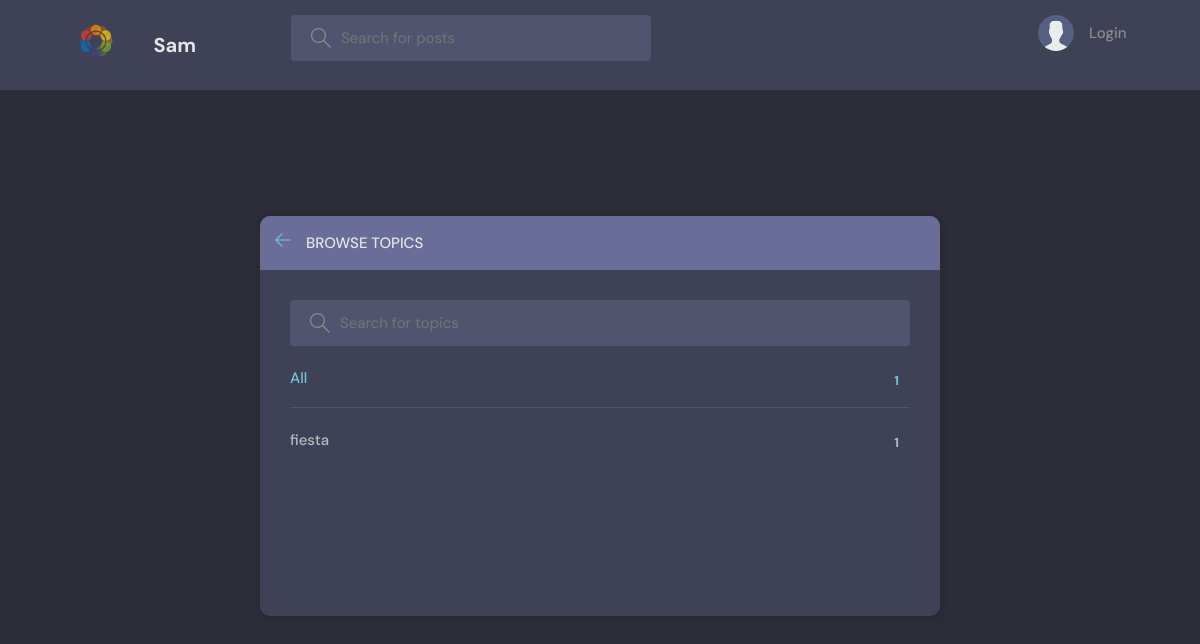
Before: /topics/ with the older database file.
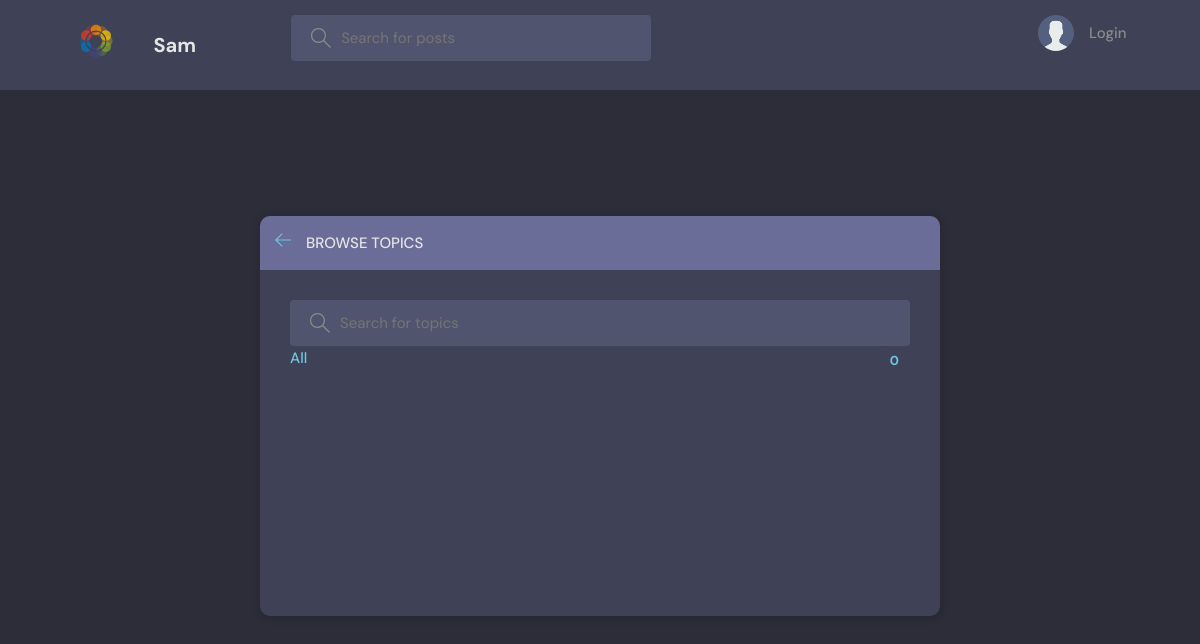
After: the same page with the newer database file.
### base/models.py (models this page shows, shortened)
class Topic(models.Model):
    name = models.CharField(max_length=200)

### base/views.py (the view)
# urls.py: path('topics/', views.topicsPage, name="topics"),
def topicsPage(request):
    q = request.GET.get('q') if request.GET.get('q') != None else ''
    topics = Topic.objects.filter(name__icontains=q)
    return render(request, 'base/topics.html', {'topics': topics})

### base/templates/base/topics.html (shortened to what this page needs)
{% extends 'main.html' %}
{% block content %}
<main class="create-room layout">
  <div class="container">
    <div class="layout__box">
      <div class="layout__boxHeader">
        <div class="layout__boxTitle">
          <a href="{% url 'home' %}">
            <svg version="1.1" xmlns="http://www.w3.org/2000/svg" width="32" height="32" viewBox="0 0 32 32">
              <title>arrow-left</title>
              <path
                d="M13.723 2.286l-13.723 13.714 13.719 13.714 1.616-1.611-10.96-10.96h27.625v-2.286h-27.625l10.965-10.965-1.616-1.607z">
              </path>
            </svg>
          </a>
          <h3>Browse Topics</h3>
        </div>
      </div>
      <div class="topics-page layout__body">
        <form action="" method="GET" class="header__search">
          <label>
            <input name="q" placeholder="Search for topics" />
          </label>
        </form>
        <ul class="topics__list">
          <li>
            <a href="{% url 'topics' %}" class="active">All <span>{{topics.count}}</span></a>
          </li>
          {% for topic in topics %}
          <li>
            <a href="{% url 'home' %}?q={{topic.name}}">{{ topic.name }} <span>{{topic.room_set.all.count}}</span></a>
          </li>
          {% endfor %}
        </ul>
      </div>
    </div>
  </div>
</main>
{% endblock content %}

Changed rows visible on the page:
removed Topic: name "fiesta", room_set.all.count "1"
Other visible differences:
{{ topics.count }}: "1" → "0"
